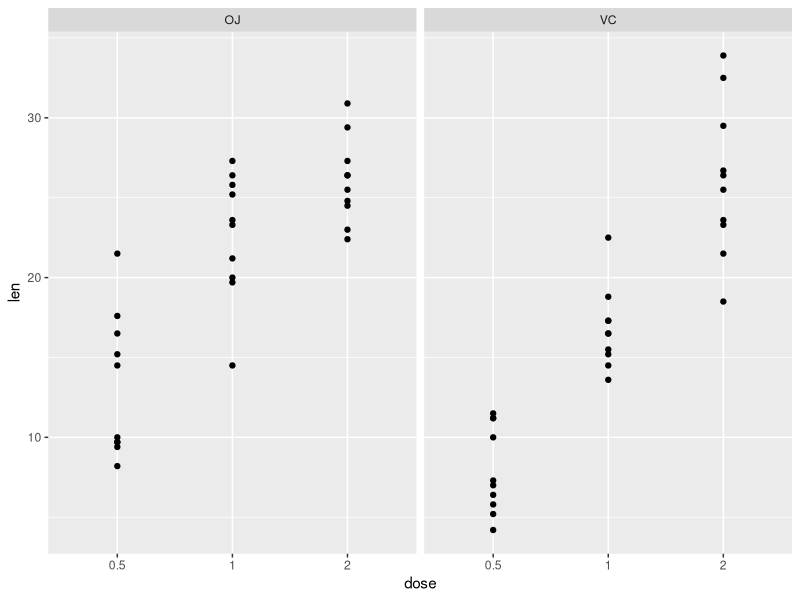

Source code (R):
data(ToothGrowth)
summary(ToothGrowth)

ToothGrowth$dose<-as.factor(ToothGrowth$dose)
library(ggplot2)
g<-ggplot(ToothGrowth,aes(x=dose,y=len))+
    geom_point()+
    facet_grid(~supp)
g

OJdat<-ToothGrowth[ToothGrowth$supp=="OJ",]
VCdat<-ToothGrowth[ToothGrowth$supp=="VC",]
t.test(OJdat$len[OJdat$dose==0.5],
       OJdat$len[OJdat$dose==2],
       paired=FALSE,
       var.equal=FALSE)$conf